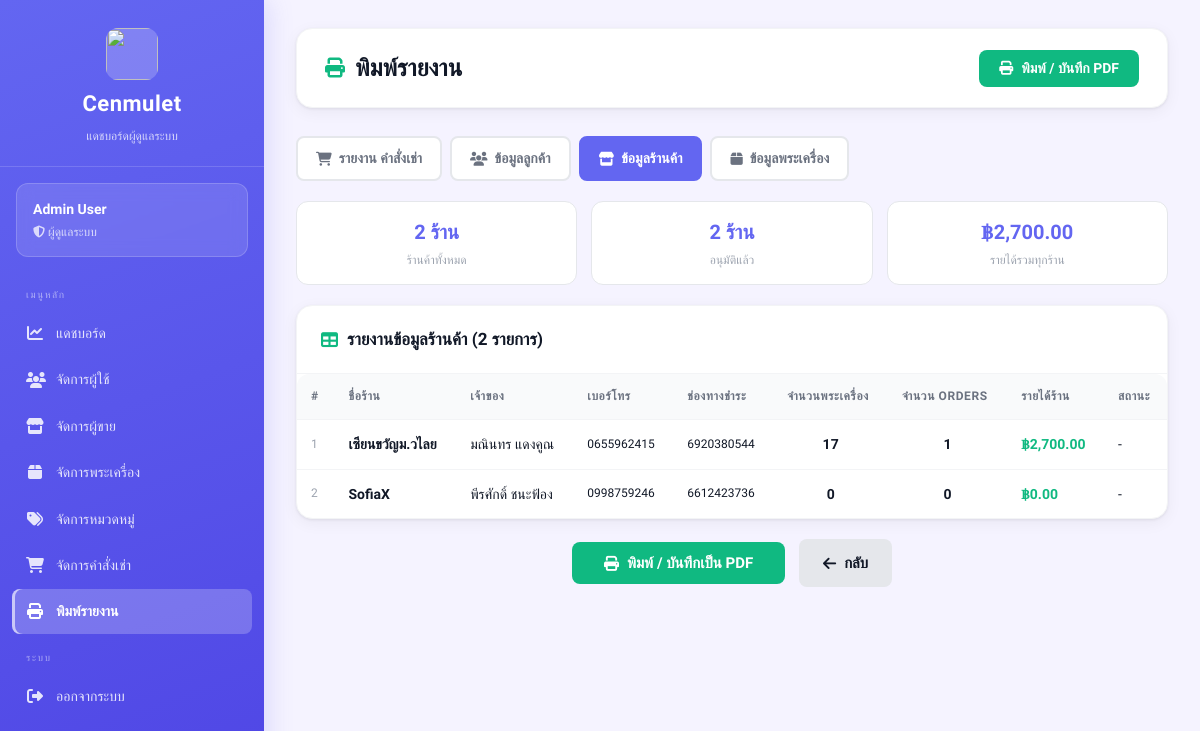
/views/admin/report.php?type=stores (signed in), run on an earlier commit of the app's database.
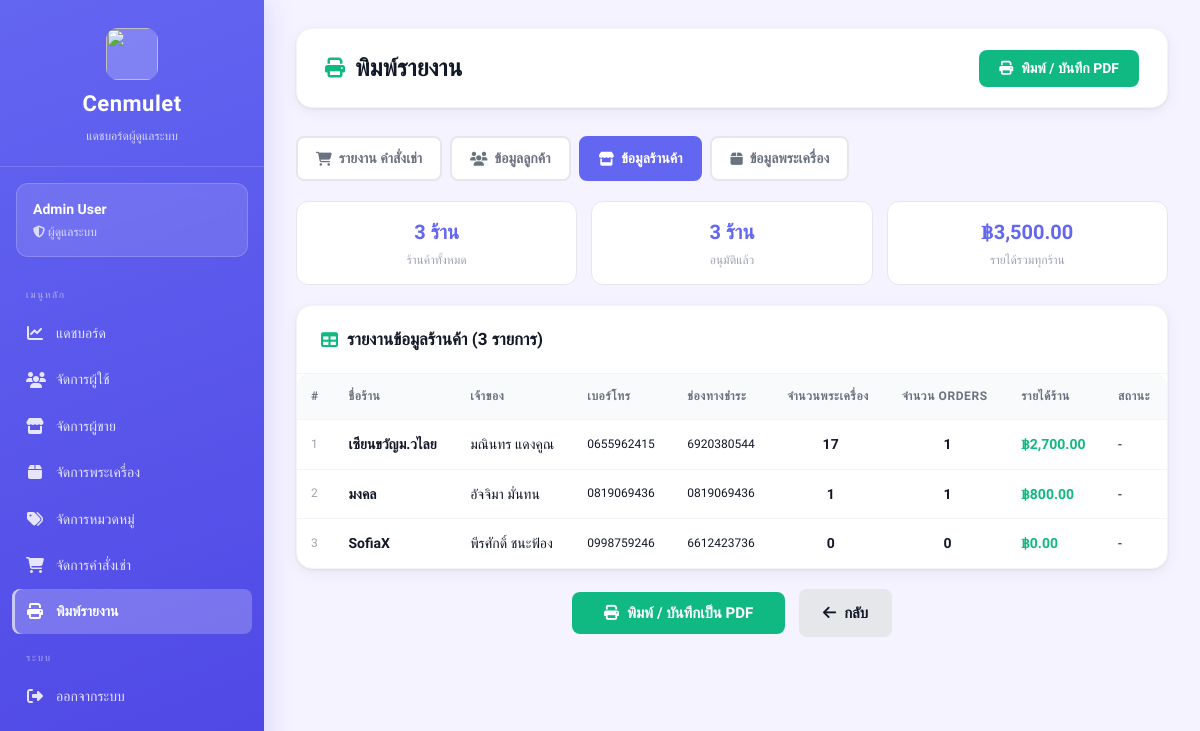
And on a later commit of the database.
### tables this page shows
CREATE TABLE sellers (
    id INTEGER PRIMARY KEY AUTOINCREMENT,
    fullname TEXT,
    store_name TEXT,
    username TEXT UNIQUE,
    password TEXT,
    address TEXT,
    img_store TEXT,
    tel TEXT,
    pay_contax TEXT,
    id_per TEXT,
    img_per TEXT,

    status TEXT DEFAULT 'pending',
    reject_reason TEXT,
    reviewed_at DATETIME
, pay_bank TEXT);

### views/admin/report.php (the view, shortened to what the changed rows need)
<?php
require_once __DIR__ . "/../../config/db.php";
$report_type = $_GET['type'] ?? 'orders';
$date_from = $_GET['date_from'] ?? date('Y-m-01');
$date_to   = $_GET['date_to']   ?? date('Y-m-d');
$data     = [];
$summary  = [];
$columns  = [];
$title_th = '';
switch ($report_type) {
    case 'stores':
        $title_th = 'รายงานข้อมูลร้านค้า';
        $columns  = ['#','ชื่อร้าน','เจ้าของ','เบอร์โทร','ช่องทางชำระ','จำนวนพระเครื่อง','จำนวน Orders','รายได้ร้าน','สถานะ'];
        $rows = $db->query("
            SELECT s.*,
                   COUNT(DISTINCT a.id)  as product_count,
                   COUNT(DISTINCT o.id)  as order_count,
                   COALESCE(SUM(oi.quantity * oi.price),0) as revenue
            FROM sellers s
            LEFT JOIN amulets a ON s.id = a.sellerId
            LEFT JOIN order_items oi ON a.id = oi.amulet_id
            LEFT JOIN orders o ON oi.order_id = o.id AND o.status = 'completed'
            GROUP BY s.id
            ORDER BY revenue DESC
        ");
        $data = $rows->fetchAll(PDO::FETCH_ASSOC);
        $approved = 0; foreach ($data as $_r) { if ($_r['status'] === 'approved') $approved++; }
        $summary = [
            'ร้านค้าทั้งหมด'      => number_format(count($data)) . ' ร้าน',
            'อนุมัติแล้ว'         => number_format($approved) . ' ร้าน',
            'รายได้รวมทุกร้าน'    => '฿' . number_format(array_sum(array_column($data, 'revenue')), 2),
        ];
        break;
}
?>
<!DOCTYPE html>
<html lang="th">
<head>
    <link rel="stylesheet" href="/public/css/dashboard.css">
    <link rel="stylesheet" href="https://cdnjs.cloudflare.com/ajax/libs/font-awesome/6.5.1/css/all.min.css">
</head>
<body class="admin">
<div class="dashboard-container">
    <?php include __DIR__ . '/_sidebar.php'; ?>
    <main class="main-content">
        <div class="top-bar no-print">
            <h1><i class="fa-solid fa-print"></i> พิมพ์รายงาน</h1>
        </div>
        <div class="report-tabs no-print">
            <?php
            $tabs = [
                'orders'    => ['fa-cart-shopping',  'รายงาน คำสั่งเช่า'],
                'customers' => ['fa-users',           'ข้อมูลลูกค้า'],
                'stores'    => ['fa-store',           'ข้อมูลร้านค้า'],
                'products'  => ['fa-box',             'ข้อมูลพระเครื่อง'],
            ];
            foreach ($tabs as $key => [$icon, $label]):
                $q = $key === 'orders'
                    ? "?type=$key&date_from=$date_from&date_to=$date_to"
                    : "?type=$key";
            ?>
            <a href="<?php echo $q; ?>"
               class="report-tab <?php echo $report_type === $key ? 'active' : ''; ?>">
                <i class="fa-solid <?php echo $icon; ?>"></i>
                <?php echo $label; ?>
            </a>
            <?php endforeach; ?>
        </div>
        <link rel="stylesheet" href="https://cdnjs.cloudflare.com/ajax/libs/flatpickr/4.6.13/flatpickr.min.css">
        <?php if (!empty($summary)): ?>
        <div class="summary-strip">
            <?php foreach ($summary as $lbl => $val): ?>
            <div class="summary-card">
                <div class="s-val"><?php echo $val; ?></div>
                <div class="s-lbl"><?php echo $lbl; ?></div>
            </div>
            <?php endforeach; ?>
        </div>
        <?php endif; ?>
        <div class="card">
            <div class="card-header no-print">
                <h2><i class="fa-solid fa-table"></i> <?php echo $title_th; ?> (<?php echo count($data); ?> รายการ)</h2>
            </div>
            <div class="table-wrapper">
            <?php if (count($data) > 0): ?>
            <table>
                <thead>
                    <tr>
                        <?php foreach ($columns as $col): ?>
                        <th><?php echo $col; ?></th>
                        <?php endforeach; ?>
                    </tr>
                </thead>
                <tbody>
                <?php if ($report_type === 'stores'):
                    $status_map = [
                        'approved' => '<span class="status-ok">อนุมัติแล้ว</span>',
                        'pending'  => '<span class="status-wait">รออนุมัติ</span>',
                        'rejected' => '<span class="status-rej">ปฏิเสธ</span>',
                    ];
                    foreach ($data as $i => $r): ?>
                <tr>
                    <td style="color:#9ca3af;font-size:12px"><?php echo $i+1; ?></td>
                    <td><strong><?php echo htmlspecialchars($r['store_name']); ?></strong></td>
                    <td><?php echo htmlspecialchars($r['fullname']); ?></td>
                    <td style="font-size:12px"><?php echo htmlspecialchars($r['tel']); ?></td>
                    <td style="font-size:12px"><?php echo htmlspecialchars($r['pay_contax'] ?? '-'); ?></td>
                    <td style="text-align:center;font-weight:600"><?php echo number_format($r['product_count']); ?></td>
                    <td style="text-align:center;font-weight:600"><?php echo number_format($r['order_count']); ?></td>
                    <td><strong style="color:#10b981">฿<?php echo number_format($r['revenue'],2); ?></strong></td>
                    <td><?php echo $status_map[$r['status']] ?? '-'; ?></td>
                </tr>
                <?php endforeach; endif; ?>
                </tbody>
            </table>
            <?php endif; ?>
            </div>
        </div>
    </main>
</div>
</body>
</html>

What changed in the data, as far as the page shows it:
added sellers: store_name "มงคล", fullname "อัจจิมา มั่นทน", tel "0819069436", pay_contax "0819069436", product_count "1", order_count "1", revenue "800.00", status "-"
Also different on the page:
count($data): "2" → "3"
new list line: "3 ร้าน ร้านค้าทั้งหมด"
new list line: "3 ร้าน อนุมัติแล้ว"
new list line: "฿3,500.00 รายได้รวมทุกร้าน"
list line gone: "2 ร้าน ร้านค้าทั้งหมด"
list line gone: "2 ร้าน อนุมัติแล้ว"
list line gone: "฿2,700.00 รายได้รวมทุกร้าน"
